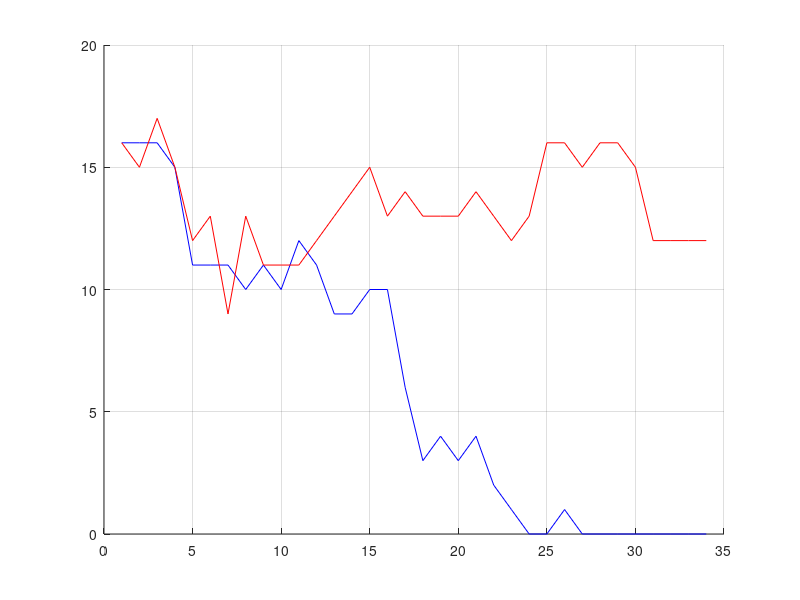

This figure's MATLAB source:
clear;
clc;

% M = dlmread('AllMotionVectorCollcted.txt');
M = dlmread('stdUMotionVector.txt');

r = M(:,1);
r = 2*(r-0.5); %das hier sollte noch an anderer Stelle behoben werden. Statt 0 sollte -1 in r stehen
completeM = M(:,2:end);

[numVect, numComp]= size(completeM);

[V,K,Variances] = princomp(completeM);

averageMotionVector = mean(completeM(:,:));

dlmwrite('averageMotionVector.txt',averageMotionVector);

% anstelle von cK=r verwende ich Kc=r, da die Matrizen transponiert sind
% c = K\r;
c = r'/K';
c = c';

dlmwrite('classifier.txt',c);
dlmwrite('eigenVectors.txt',V); %V hat Eigenvektoren in jeder Spalte

%Fehlklassifikationen mit komplettem Datensatz ermitteln
misclassificationsCompleteData = zeros(1,min(numVect,numComp));

for i=1:min(numVect,numComp)
   c_i = c(1:i);
   K_i = K(:,1:i);
   r_i = K_i*c_i;
   r_i = r_i.*r;
   for j=1:size(r_i)
       if r_i(j) < 0
           misclassificationsCompleteData(i) = misclassificationsCompleteData(i)+1;
       end
   end
end

%Fehlklassifikationen mit Teildatensatz ermitteln
misclassificationsMit = zeros(1,min(numVect,numComp));
misclassificationsOhne = zeros(1,min(numVect,numComp));

for k=1:numVect/2
    if 1==k
       M_k=M(3:end,:);
    else
        if k==numVect/2
            M_k=M(1:end-2,:);
        else
            M_k = vertcat(M(1:2*(k-1),:),M(2*k+1:end,:));
        end
    end
    r_k = M_k(:,1);
    r_k = 2*(r_k-0.5);
    M_k = M_k(:,2:end);
    average_k = mean(M_k(:,:));
    [V_k,K_k,Variances_k] = princomp(M_k);
    c_k = K_k\r_k;
    
    k_k = (completeM(2*k-1:2*k,:)-ones(2,1)*average_k)/V_k';
    
    for i=1:min(numVect,numComp)
       c_ki = c_k(1:i);
       k_ki = k_k(:,1:i);
       r_ki = k_ki*c_ki;
       for j=1:2
           if r_ki(j) < 0
               if r(2*k-2+j) > 0
                   misclassificationsMit(i) = misclassificationsMit(i)+1;
               end
           else
               if r(2*k-2+j) < 0
                   misclassificationsOhne(i) = misclassificationsOhne(i)+1;
               end  
           end
       end
    end
end

hold all;
grid on;
% plot(misclassificationsMit,'g-');
% plot(misclassificationsOhne,'y-');
plot(misclassificationsCompleteData,'b-');
plot(misclassificationsMit+misclassificationsOhne,'r-');
hold off;
